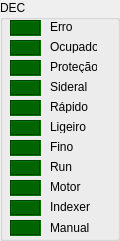
     <widget class="QGroupBox" name="groupBox_2">
      <property name="geometry">
       <rect>
        <x>140</x>
        <y>10</y>
        <width>120</width>
        <height>241</height>
       </rect>
      </property>
      <property name="title">
       <string>DEC</string>
      </property>
      <property name="flat">
       <bool>true</bool>
      </property>
      <widget class="QLabel" name="label_38">
       <property name="geometry">
        <rect>
         <x>50</x>
         <y>120</y>
         <width>47</width>
         <height>13</height>
        </rect>
       </property>
       <property name="text">
        <string>Ligeiro</string>
       </property>
      </widget>
      <widget class="QLabel" name="stat3_2">
       <property name="geometry">
        <rect>
         <x>10</x>
         <y>20</y>
         <width>31</width>
         <height>16</height>
        </rect>
       </property>
       <property name="whatsThis">
        <string/>
       </property>
       <property name="autoFillBackground">
        <bool>false</bool>
       </property>
       <property name="styleSheet">
        <string notr="true">background-color: darkgreen</string>
       </property>
       <property name="frameShape">
        <enum>QFrame::Box</enum>
       </property>
       <property name="frameShadow">
        <enum>QFrame::Sunken</enum>
       </property>
       <property name="text">
        <string/>
       </property>
       <property name="alignment">
        <set>Qt::AlignCenter</set>
       </property>
      </widget>
      <widget class="QLabel" name="stat11_2">
       <property name="geometry">
        <rect>
         <x>10</x>
         <y>180</y>
         <width>31</width>
         <height>16</height>
        </rect>
       </property>
       <property name="whatsThis">
        <string/>
       </property>
       <property name="autoFillBackground">
        <bool>false</bool>
       </property>
       <property name="styleSheet">
        <string notr="true">background-color: darkgreen</string>
       </property>
       <property name="frameShape">
        <enum>QFrame::Box</enum>
       </property>
       <property name="frameShadow">
        <enum>QFrame::Sunken</enum>
       </property>
       <property name="text">
        <string/>
       </property>
       <property name="alignment">
        <set>Qt::AlignCenter</set>
       </property>
      </widget>
      <widget class="QLabel" name="stat5_2">
       <property name="geometry">
        <rect>
         <x>10</x>
         <y>60</y>
         <width>31</width>
         <height>16</height>
        </rect>
       </property>
       <property name="whatsThis">
        <string/>
       </property>
       <property name="autoFillBackground">
        <bool>false</bool>
       </property>
       <property name="styleSheet">
        <string notr="true">background-color: darkgreen</string>
       </property>
       <property name="frameShape">
        <enum>QFrame::Box</enum>
       </property>
       <property name="frameShadow">
        <enum>QFrame::Sunken</enum>
       </property>
       <property name="text">
        <string/>
       </property>
       <property name="alignment">
        <set>Qt::AlignCenter</set>
       </property>
      </widget>
      <widget class="QLabel" name="stat6_2">
       <property name="geometry">
        <rect>
         <x>10</x>
         <y>80</y>
         <width>31</width>
         <height>16</height>
        </rect>
       </property>
       <property name="whatsThis">
        <string/>
       </property>
       <property name="autoFillBackground">
        <bool>false</bool>
       </property>
       <property name="styleSheet">
        <string notr="true">background-color: darkgreen</string>
       </property>
       <property name="frameShape">
        <enum>QFrame::Box</enum>
       </property>
       <property name="frameShadow">
        <enum>QFrame::Sunken</enum>
       </property>
       <property name="text">
        <string/>
       </property>
       <property name="alignment">
        <set>Qt::AlignCenter</set>
       </property>
      </widget>
      <widget class="QLabel" name="label_39">
       <property name="geometry">
        <rect>
         <x>50</x>
         <y>140</y>
         <width>47</width>
         <height>13</height>
        </rect>
       </property>
       <property name="text">
        <string>Fino</string>
       </property>
      </widget>
      <widget class="QLabel" name="label_29">
       <property name="geometry">
        <rect>
         <x>50</x>
         <y>20</y>
         <width>47</width>
         <height>13</height>
        </rect>
       </property>
       <property name="text">
        <string>Erro</string>
       </property>
      </widget>
      <widget class="QLabel" name="stat7_2">
       <property name="geometry">
        <rect>
         <x>10</x>
         <y>100</y>
         <width>31</width>
         <height>16</height>
        </rect>
       </property>
       <property name="whatsThis">
        <string/>
       </property>
       <property name="autoFillBackground">
        <bool>false</bool>
       </property>
       <property name="styleSheet">
        <string notr="true">background-color: darkgreen</string>
       </property>
       <property name="frameShape">
        <enum>QFrame::Box</enum>
       </property>
       <property name="frameShadow">
        <enum>QFrame::Sunken</enum>
       </property>
       <property name="text">
        <string/>
       </property>
       <property name="alignment">
        <set>Qt::AlignCenter</set>
       </property>
      </widget>
      <widget class="QLabel" name="label_manual_2">
       <property name="geometry">
        <rect>
         <x>50</x>
         <y>220</y>
         <width>61</width>
         <height>16</height>
        </rect>
       </property>
       <property name="text">
        <string>Manual</string>
       </property>
      </widget>
      <widget class="QLabel" name="stat9_2">
       <property name="geometry">
        <rect>
         <x>10</x>
         <y>140</y>
         <width>31</width>
         <height>16</height>
        </rect>
       </property>
       <property name="whatsThis">
        <string/>
       </property>
       <property name="autoFillBackground">
        <bool>false</bool>
       </property>
       <property name="styleSheet">
        <string notr="true">background-color: darkgreen</string>
       </property>
       <property name="frameShape">
        <enum>QFrame::Box</enum>
       </property>
       <property name="frameShadow">
        <enum>QFrame::Sunken</enum>
       </property>
       <property name="text">
        <string/>
       </property>
       <property name="alignment">
        <set>Qt::AlignCenter</set>
       </property>
      </widget>
      <widget class="QLabel" name="stat8_2">
       <property name="geometry">
        <rect>
         <x>10</x>
         <y>120</y>
         <width>31</width>
         <height>16</height>
        </rect>
       </property>
       <property name="whatsThis">
        <string/>
       </property>
       <property name="autoFillBackground">
        <bool>false</bool>
       </property>
       <property name="styleSheet">
        <string notr="true">background-color: darkgreen</string>
       </property>
       <property name="frameShape">
        <enum>QFrame::Box</enum>
       </property>
       <property name="frameShadow">
        <enum>QFrame::Sunken</enum>
       </property>
       <property name="text">
        <string/>
       </property>
       <property name="alignment">
        <set>Qt::AlignCenter</set>
       </property>
      </widget>
      <widget class="QLabel" name="label_40">
       <property name="geometry">
        <rect>
         <x>50</x>
         <y>100</y>
         <width>47</width>
         <height>13</height>
        </rect>
       </property>
       <property name="text">
        <string>Rápido</string>
       </property>
      </widget>
      <widget class="QLabel" name="stat10_2">
       <property name="geometry">
        <rect>
         <x>10</x>
         <y>160</y>
         <width>31</width>
         <height>16</height>
        </rect>
       </property>
       <property name="whatsThis">
        <string/>
       </property>
       <property name="autoFillBackground">
        <bool>false</bool>
       </property>
       <property name="styleSheet">
        <string notr="true">background-color: darkgreen</string>
       </property>
       <property name="frameShape">
        <enum>QFrame::Box</enum>
       </property>
       <property name="frameShadow">
        <enum>QFrame::Sunken</enum>
       </property>
       <property name="text">
        <string/>
       </property>
       <property name="alignment">
        <set>Qt::AlignCenter</set>
       </property>
      </widget>
      <widget class="QLabel" name="stat4_2">
       <property name="geometry">
        <rect>
         <x>10</x>
         <y>40</y>
         <width>31</width>
         <height>16</height>
        </rect>
       </property>
       <property name="whatsThis">
        <string/>
       </property>
       <property name="autoFillBackground">
        <bool>false</bool>
       </property>
       <property name="styleSheet">
        <string notr="true">background-color: darkgreen</string>
       </property>
       <property name="frameShape">
        <enum>QFrame::Box</enum>
       </property>
       <property name="frameShadow">
        <enum>QFrame::Sunken</enum>
       </property>
       <property name="text">
        <string/>
       </property>
       <property name="alignment">
        <set>Qt::AlignCenter</set>
       </property>
      </widget>
      <widget class="QLabel" name="label_30">
       <property name="geometry">
        <rect>
         <x>50</x>
         <y>40</y>
         <width>47</width>
         <height>13</height>
        </rect>
       </property>
       <property name="text">
        <string>Ocupado</string>
       </property>
      </widget>
      <widget class="QLabel" name="stat13_2">
       <property name="geometry">
        <rect>
         <x>10</x>
         <y>220</y>
         <width>31</width>
         <height>16</height>
        </rect>
       </property>
       <property name="whatsThis">
        <string/>
       </property>
       <property name="autoFillBackground">
        <bool>false</bool>
       </property>
       <property name="styleSheet">
        <string notr="true">background-color: darkgreen</string>
       </property>
       <property name="frameShape">
        <enum>QFrame::Box</enum>
       </property>
       <property name="frameShadow">
        <enum>QFrame::Sunken</enum>
       </property>
       <property name="text">
        <string/>
       </property>
       <property name="alignment">
        <set>Qt::AlignCenter</set>
       </property>
      </widget>
      <widget class="QLabel" name="label_41">
       <property name="geometry">
        <rect>
         <x>50</x>
         <y>60</y>
         <width>47</width>
         <height>13</height>
        </rect>
       </property>
       <property name="text">
        <string>Proteção</string>
       </property>
      </widget>
      <widget class="QLabel" name="stat12_2">
       <property name="geometry">
        <rect>
         <x>10</x>
         <y>200</y>
         <width>31</width>
         <height>16</height>
        </rect>
       </property>
       <property name="whatsThis">
        <string/>
       </property>
       <property name="autoFillBackground">
        <bool>false</bool>
       </property>
       <property name="styleSheet">
        <string notr="true">background-color: darkgreen</string>
       </property>
       <property name="frameShape">
        <enum>QFrame::Box</enum>
       </property>
       <property name="frameShadow">
        <enum>QFrame::Sunken</enum>
       </property>
       <property name="text">
        <string/>
       </property>
       <property name="alignment">
        <set>Qt::AlignCenter</set>
       </property>
      </widget>
      <widget class="QLabel" name="label_sideral_2">
       <property name="geometry">
        <rect>
         <x>50</x>
         <y>80</y>
         <width>47</width>
         <height>13</height>
        </rect>
       </property>
       <property name="text">
        <string>Sideral</string>
       </property>
      </widget>
      <widget class="QLabel" name="label_42">
       <property name="geometry">
        <rect>
         <x>50</x>
         <y>180</y>
         <width>47</width>
         <height>13</height>
        </rect>
       </property>
       <property name="text">
        <string>Motor</string>
       </property>
      </widget>
      <widget class="QLabel" name="label_43">
       <property name="geometry">
        <rect>
         <x>50</x>
         <y>160</y>
         <width>47</width>
         <height>13</height>
        </rect>
       </property>
       <property name="text">
        <string>Run</string>
       </property>
      </widget>
      <widget class="QLabel" name="label_44">
       <property name="geometry">
        <rect>
         <x>50</x>
         <y>200</y>
         <width>47</width>
         <height>13</height>
        </rect>
       </property>
       <property name="text">
        <string>Indexer</string>
       </property>
      </widget>
     </widget>
